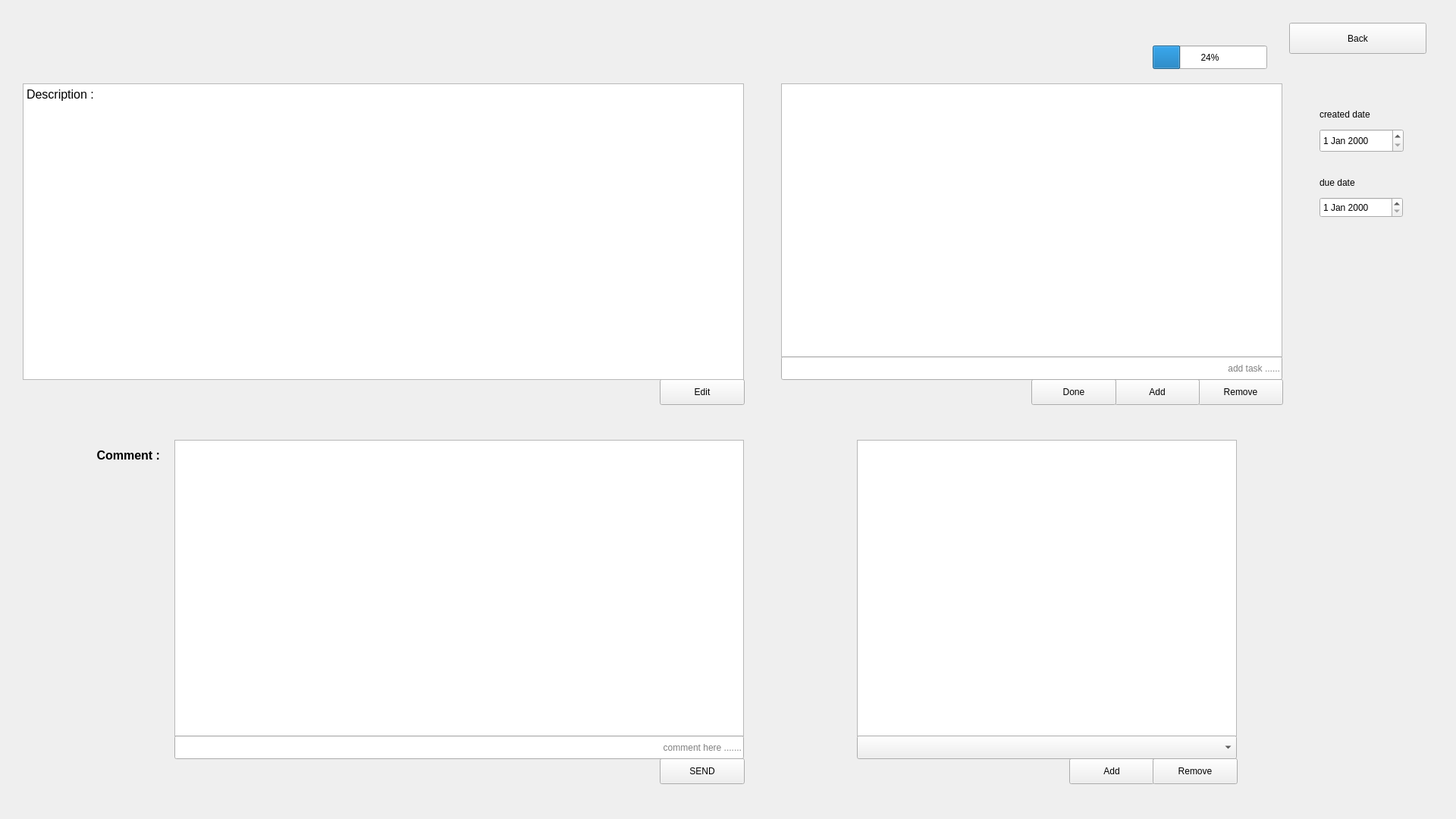
<?xml version="1.0" encoding="UTF-8"?>
<ui version="4.0">
 <class>Form</class>
 <widget class="QWidget" name="Form">
  <property name="geometry">
   <rect>
    <x>0</x>
    <y>0</y>
    <width>1920</width>
    <height>1080</height>
   </rect>
  </property>
  <property name="windowTitle">
   <string>Form</string>
  </property>
  <widget class="QLabel" name="label">
   <property name="geometry">
    <rect>
     <x>-50</x>
     <y>580</y>
     <width>261</width>
     <height>41</height>
    </rect>
   </property>
   <property name="text">
    <string>&lt;html&gt;&lt;head/&gt;&lt;body&gt;&lt;p&gt;&lt;span style=&quot; font-size:12pt; font-weight:600;&quot;&gt;Comment :&lt;/span&gt;&lt;/p&gt;&lt;/body&gt;&lt;/html&gt;</string>
   </property>
   <property name="alignment">
    <set>Qt::AlignRight|Qt::AlignTrailing|Qt::AlignVCenter</set>
   </property>
  </widget>
  <widget class="QListWidget" name="comment_widget">
   <property name="geometry">
    <rect>
     <x>230</x>
     <y>580</y>
     <width>751</width>
     <height>391</height>
    </rect>
   </property>
   <property name="styleSheet">
    <string notr="true">font: 12pt &quot;MS Shell Dlg 2&quot;;</string>
   </property>
  </widget>
  <widget class="QPushButton" name="send_comment">
   <property name="geometry">
    <rect>
     <x>870</x>
     <y>1000</y>
     <width>112</width>
     <height>34</height>
    </rect>
   </property>
   <property name="text">
    <string>SEND</string>
   </property>
  </widget>
  <widget class="QLineEdit" name="comment_edit">
   <property name="geometry">
    <rect>
     <x>230</x>
     <y>970</y>
     <width>751</width>
     <height>31</height>
    </rect>
   </property>
   <property name="alignment">
    <set>Qt::AlignRight|Qt::AlignTrailing|Qt::AlignVCenter</set>
   </property>
   <property name="placeholderText">
    <string>comment here .......</string>
   </property>
  </widget>
  <widget class="QProgressBar" name="process_bar">
   <property name="geometry">
    <rect>
     <x>1520</x>
     <y>60</y>
     <width>151</width>
     <height>31</height>
    </rect>
   </property>
   <property name="value">
    <number>24</number>
   </property>
  </widget>
  <widget class="QListWidget" name="task_widget">
   <property name="geometry">
    <rect>
     <x>1030</x>
     <y>110</y>
     <width>661</width>
     <height>361</height>
    </rect>
   </property>
   <property name="styleSheet">
    <string notr="true">font: 12pt &quot;MS Shell Dlg 2&quot;;</string>
   </property>
  </widget>
  <widget class="QPushButton" name="remove_task">
   <property name="geometry">
    <rect>
     <x>1580</x>
     <y>500</y>
     <width>112</width>
     <height>34</height>
    </rect>
   </property>
   <property name="text">
    <string>Remove</string>
   </property>
  </widget>
  <widget class="QPushButton" name="add_task">
   <property name="geometry">
    <rect>
     <x>1470</x>
     <y>500</y>
     <width>112</width>
     <height>34</height>
    </rect>
   </property>
   <property name="text">
    <string>Add</string>
   </property>
  </widget>
  <widget class="QPushButton" name="edit_desciption">
   <property name="geometry">
    <rect>
     <x>870</x>
     <y>500</y>
     <width>112</width>
     <height>34</height>
    </rect>
   </property>
   <property name="text">
    <string>Edit</string>
   </property>
  </widget>
  <widget class="QListWidget" name="user_widget">
   <property name="geometry">
    <rect>
     <x>1130</x>
     <y>580</y>
     <width>501</width>
     <height>391</height>
    </rect>
   </property>
   <property name="styleSheet">
    <string notr="true">font: 12pt &quot;MS Shell Dlg 2&quot;;</string>
   </property>
  </widget>
  <widget class="QPushButton" name="addUser">
   <property name="geometry">
    <rect>
     <x>1410</x>
     <y>1000</y>
     <width>112</width>
     <height>34</height>
    </rect>
   </property>
   <property name="text">
    <string>Add</string>
   </property>
  </widget>
  <widget class="QPushButton" name="removeUser">
   <property name="geometry">
    <rect>
     <x>1520</x>
     <y>1000</y>
     <width>112</width>
     <height>34</height>
    </rect>
   </property>
   <property name="text">
    <string>Remove</string>
   </property>
  </widget>
  <widget class="QPushButton" name="task_done">
   <property name="geometry">
    <rect>
     <x>1360</x>
     <y>500</y>
     <width>112</width>
     <height>34</height>
    </rect>
   </property>
   <property name="text">
    <string>Done</string>
   </property>
  </widget>
  <widget class="QPushButton" name="back_button">
   <property name="geometry">
    <rect>
     <x>1700</x>
     <y>30</y>
     <width>181</width>
     <height>41</height>
    </rect>
   </property>
   <property name="text">
    <string>Back</string>
   </property>
  </widget>
  <widget class="QDateEdit" name="create_date">
   <property name="geometry">
    <rect>
     <x>1740</x>
     <y>170</y>
     <width>111</width>
     <height>31</height>
    </rect>
   </property>
   <property name="locale">
    <locale language="English" country="UnitedStates"/>
   </property>
  </widget>
  <widget class="QDateEdit" name="due_date">
   <property name="geometry">
    <rect>
     <x>1740</x>
     <y>260</y>
     <width>110</width>
     <height>27</height>
    </rect>
   </property>
   <property name="locale">
    <locale language="English" country="UnitedStates"/>
   </property>
  </widget>
  <widget class="QLabel" name="label_2">
   <property name="geometry">
    <rect>
     <x>1740</x>
     <y>140</y>
     <width>101</width>
     <height>21</height>
    </rect>
   </property>
   <property name="text">
    <string>created date</string>
   </property>
  </widget>
  <widget class="QLabel" name="label_3">
   <property name="geometry">
    <rect>
     <x>1740</x>
     <y>230</y>
     <width>101</width>
     <height>21</height>
    </rect>
   </property>
   <property name="text">
    <string>due date</string>
   </property>
  </widget>
  <widget class="QComboBox" name="user_box">
   <property name="geometry">
    <rect>
     <x>1130</x>
     <y>970</y>
     <width>501</width>
     <height>31</height>
    </rect>
   </property>
  </widget>
  <widget class="QLineEdit" name="task_edit">
   <property name="geometry">
    <rect>
     <x>1030</x>
     <y>470</y>
     <width>661</width>
     <height>31</height>
    </rect>
   </property>
   <property name="inputMask">
    <string/>
   </property>
   <property name="text">
    <string/>
   </property>
   <property name="alignment">
    <set>Qt::AlignRight|Qt::AlignTrailing|Qt::AlignVCenter</set>
   </property>
   <property name="placeholderText">
    <string>add task ......</string>
   </property>
  </widget>
  <widget class="QLabel" name="work_title">
   <property name="geometry">
    <rect>
     <x>30</x>
     <y>40</y>
     <width>951</width>
     <height>61</height>
    </rect>
   </property>
   <property name="styleSheet">
    <string notr="true">font: 75 18pt &quot;MS UI Gothic&quot;;</string>
   </property>
   <property name="text">
    <string/>
   </property>
   <property name="alignment">
    <set>Qt::AlignCenter</set>
   </property>
  </widget>
  <widget class="QLabel" name="status_label">
   <property name="geometry">
    <rect>
     <x>1020</x>
     <y>40</y>
     <width>491</width>
     <height>61</height>
    </rect>
   </property>
   <property name="styleSheet">
    <string notr="true">font: 75 14pt &quot;MS UI Gothic&quot;; background-color : ; color : green;</string>
   </property>
   <property name="text">
    <string/>
   </property>
   <property name="alignment">
    <set>Qt::AlignCenter</set>
   </property>
  </widget>
  <widget class="QTextEdit" name="description">
   <property name="geometry">
    <rect>
     <x>30</x>
     <y>110</y>
     <width>951</width>
     <height>391</height>
    </rect>
   </property>
   <property name="styleSheet">
    <string notr="true">font: 12pt &quot;MS Shell Dlg 2&quot;;</string>
   </property>
   <property name="html">
    <string>&lt;!DOCTYPE HTML PUBLIC &quot;-//W3C//DTD HTML 4.0//EN&quot; &quot;http://www.w3.org/TR/REC-html40/strict.dtd&quot;&gt;
&lt;html&gt;&lt;head&gt;&lt;meta name=&quot;qrichtext&quot; content=&quot;1&quot; /&gt;&lt;style type=&quot;text/css&quot;&gt;
p, li { white-space: pre-wrap; }
&lt;/style&gt;&lt;/head&gt;&lt;body style=&quot; font-family:'MS Shell Dlg 2'; font-size:12pt; font-weight:400; font-style:normal;&quot;&gt;
&lt;p style=&quot; margin-top:0px; margin-bottom:0px; margin-left:0px; margin-right:0px; -qt-block-indent:0; text-indent:0px;&quot;&gt;Description : &lt;/p&gt;&lt;/body&gt;&lt;/html&gt;</string>
   </property>
  </widget>
 </widget>
 <resources/>
 <connections/>
</ui>
